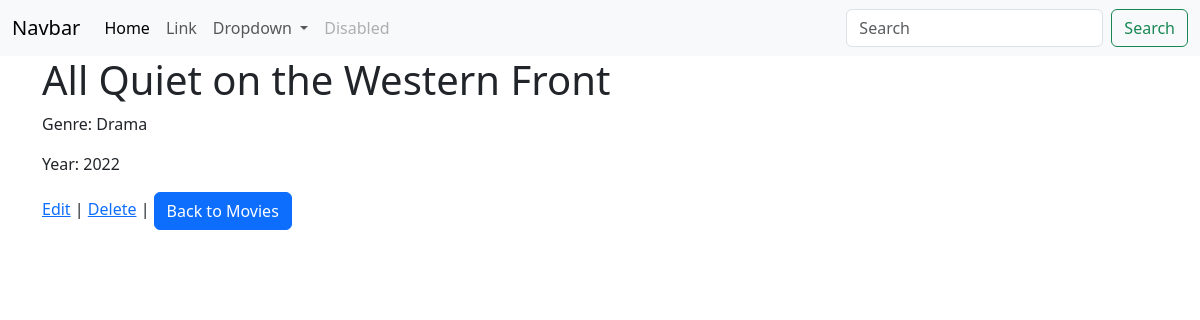
Before: /movie/2/ with the older database file.
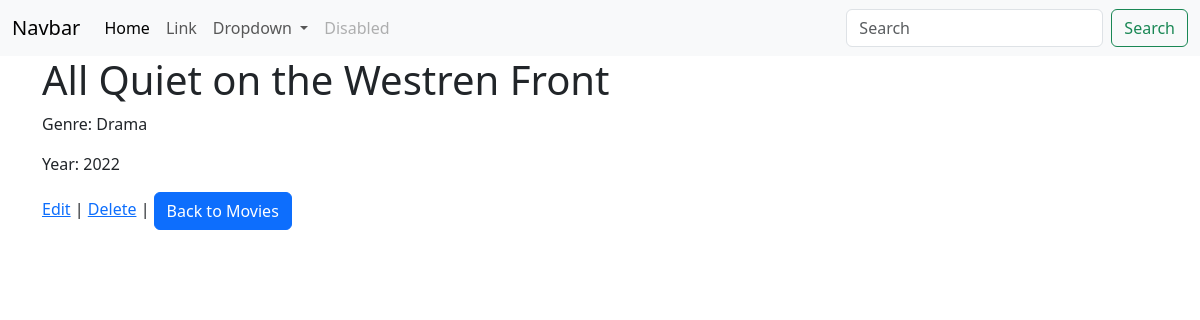
After: the same page with the newer database file.
### myapp/models.py (models this page shows)
class MovieList(models.Model):
    title = models.CharField(max_length=200)
    genre = models.CharField(max_length=3, choices=GenreChoices.choices)
    year = models.IntegerField()

### myapp/views.py (the view)
# urls.py: path("movie/<int:pk>/", views.movie_detail, name="movie_detail"),
def movie_detail(request, pk):
    item = get_object_or_404(MovieList, pk=pk)
    return render(request, "movie_detail.html", {"movie": item})

### myapp/templates/movie_detail.html
{% extends "base.html" %}
{% block content %}
<h1>{{ movie.title }}</h1>
<p>Genre: {{ movie.get_genre_display }}</p>
<p>Year: {{ movie.year }}</p>
<a href="{% url 'edit_movie' pk=movie.pk %}">Edit</a> |
<a href="{% url 'delete_movie' pk=movie.pk %}">Delete</a> |
<a href="{% url 'movies' %}"><button type="button" class="btn btn-primary">Back to Movies</button></a>
{% endblock %}

Changed rows visible on the page:
changed MovieList "Drama": title "All Quiet on the Western Front" → "All Quiet on the Westren Front"
